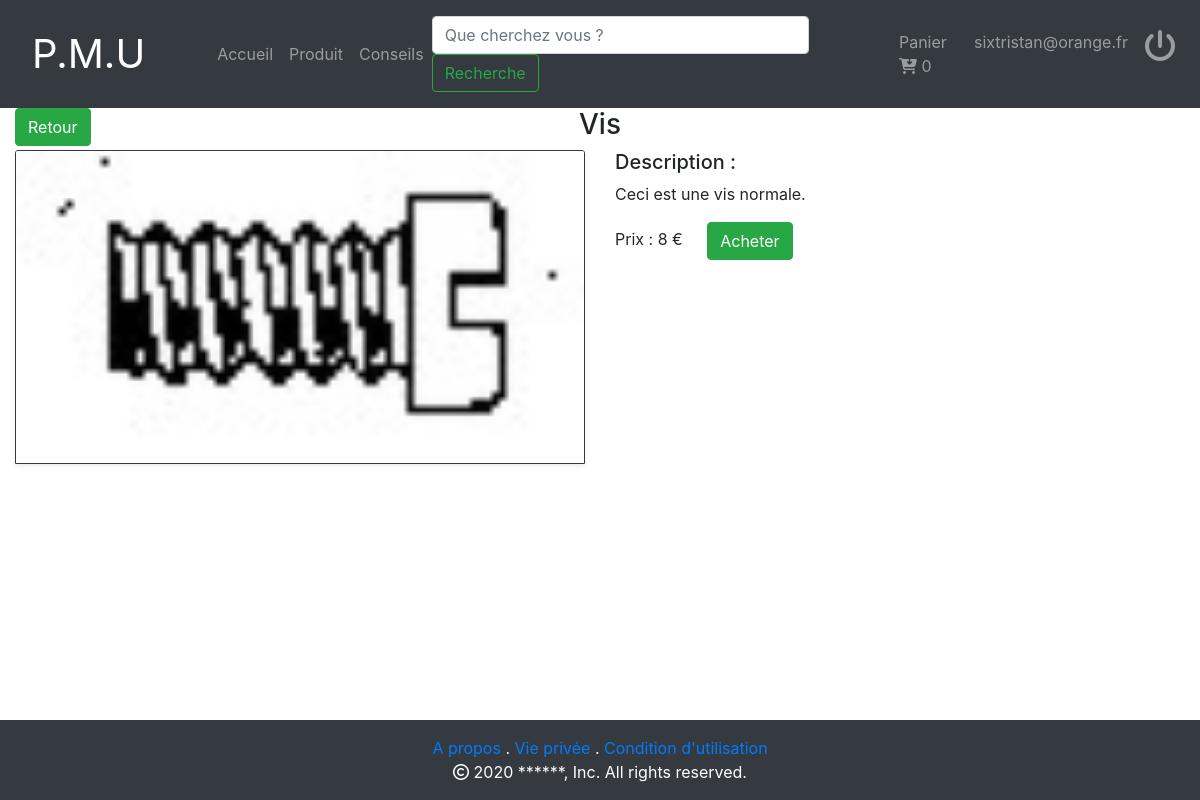
The app's page /vue/pageProduit.php?id=1 (signed in) with its own data.
### tables this page shows
CREATE TABLE IF NOT EXISTS `produit` (
  `id_produit` int(11) NOT NULL AUTO_INCREMENT,
  `reference` varchar(5) NOT NULL,
  `quantité` int(11) NOT NULL,
  `prix_unitaire` int(11) NOT NULL,
  `libelle` varchar(255) NOT NULL,
  `description` text NOT NULL,
  `id_cat` int(11) NOT NULL,
  PRIMARY KEY (`id_produit`),
  KEY `fk_cat` (`id_cat`)
);

CREATE TABLE IF NOT EXISTS `objet` (
  `chemin` varchar(255) NOT NULL,
  `image` varchar(255) NOT NULL,
  `id_prod` int(11) NOT NULL,
  PRIMARY KEY (`chemin`),
  KEY `fk_prod_objet` (`id_prod`)
);

### models/ArticleManager.php (called while the page is built, shortened)
<?php
include_once('Article.php');
class articleManager
{
  public function getInfo($id)
  {
    $informations = [];
    $DBase = new Connect();
    $db = $DBase->connexion();
    $q = $db->prepare('SELECT id_produit,libelle,chemin,image,description,prix_unitaire,quantité from produit join objet on objet.id_prod = id_produit where id_produit = "'.$id.'" ');
    $q->execute();
    while ($donnees = $q->fetch(PDO::FETCH_ASSOC))
    {
      $informations[] = new Article($donnees);
    }
    return $informations;
  }
}

### models/Article.php (called while the page is built, shortened)
<?php
class Article
{
	private $_id;
	private $_prix_unitaire = 0;
	private $_libelle = "";
	private $_description = "";
	private $_chemin = "";
	private $_nomImage = "";
	public function __construct($donnees)
	{
		if (isset($donnees['id_produit'])) {
			$this->_id = $donnees['id_produit'];
		}
		if (isset($donnees['prix_unitaire'])) {
			$this->_prix_unitaire = $donnees['prix_unitaire'];
		}
		if (isset($donnees['libelle'])) {
			$this->_libelle = $donnees['libelle'];
		}
		if (isset($donnees['description'])) {
			$this->_description = $donnees['description'];
		}
		if (isset($donnees['chemin'])) {
			$this->_chemin = $donnees['chemin'];
		}
		if (isset($donnees['image'])) {
			$this->_nomImage = $donnees['image'];
		}
	}
	public function getId()
	{
		return $this->_id;
	}
	public function getPrix()
	{
		return $this->_prix_unitaire;
	}
	public function getLibelle()
	{
		return $this->_libelle;
	}
	public function getDescription()
	{
		return $this->_description;
	}
	public function getImage()
	{
		return $this->_chemin;
	}
	public function getNomImage()
	{
		return $this->_nomImage;
	}
}
 ?>

### vue/pageProduit.php (the view, shortened to what this page needs)
<?php
    include_once('../models/ArticleManager.php');
    $Art_man = new articleManager();
    $article = $Art_man->getInfo($_GET['id']);
?>
<html lang="fr">
    <head>
        <?php include_once('../public/template/head.php'); ?>
    </head>
    <body>
        <?php include_once('../public/template/header.php'); ?>
        <main>
            <div class="container-fluid">
                <div class="row">
                    <div class="col-2">
                        <a href="javascript:history.back()" class="btn btn-success">Retour</a>
                    </div>
                    <div class="col-8 text-center">
                        <h3><?php echo $article[0]->getLibelle() ?></h3>
                    </div>
                </div>
                <div class="row">
                    <div class="col-6">
                        <img src="<?php echo $article[0]->getImage() ?>" class="border border-dark shadow-sm card-img-top" alt=" <?php echo $article[0]->getNomImage() ?>">
                    </div>
                    <div class="col-5">
                        <h5>Description :</h5>
                        <p> <?php echo $article[0]->getDescription() ?> </p>
                        <span class="card-link">Prix : <?php echo $article[0]->getPrix() ?> €</span>
                        <a class="card-link btn btn-success ajouterPanier" href="/projetphp/controllers/ajouteAuPanier.php?id=<?php echo  $article[0]->getId()?>" name="acheter" id="acheter">Acheter</a>
                    </div>
                </div>
            </div>
        </main>
        <?php include_once('../public/template/footer.php'); ?>
    </body>
</html>

### public/template/template.css (style rules this page uses)
html { height: 100%; }
body { margin: 0; display: flex; flex-direction: column; min-height: 100vh; }
main { flex: 1; }

### records on screen
produit: libelle "Vis", objet.chemin (picture), description "Ceci est une vis normale.", prix_unitaire "8"

### other values on screen
$panier->nbArticles() "0"
$_SESSION['email'] "sixtristan@orange.fr"
